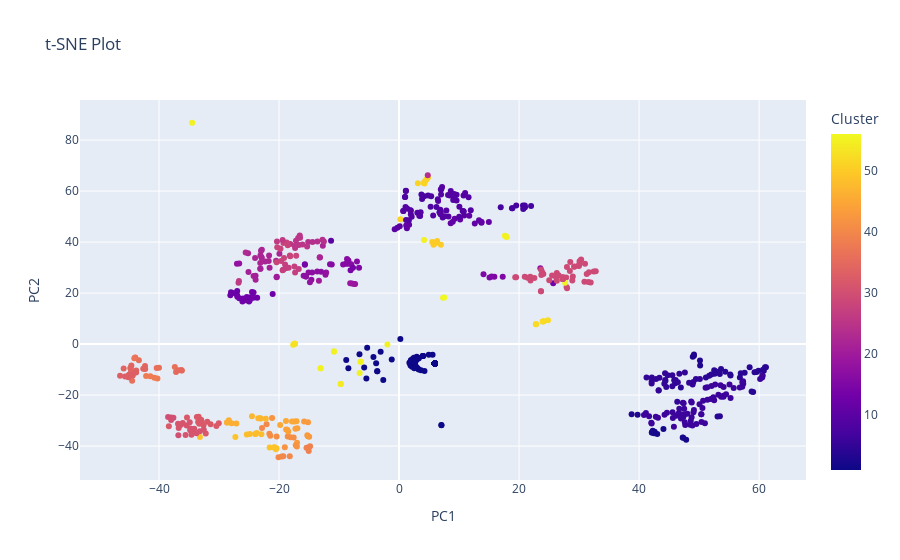

Notebook code cell kept with this figure:
### Markdown cell above
## Visualizing the clusters

### t-Distributed Stochastic Neighbor Embedding (manifold embedding technique)

t-Distributed Stochastic Neighbor Embedding (t-SNE) is a powerful dimensionality reduction technique used for visualizing high-dimensional data in lower-dimensional space. The main objectives of t-SNE are:
- Preservation of local structure (locality)
This means the points closer in high dimensional space should appear closer in a lower dimensional embedding.
- Robustness to noise and outliers
- Non linear embedding
Self explanatory. It captures complex non linear relationships in the data, suitable for visualization of intricate manifolds.
- Unsupervised learning

### Code cell
# Compute t-SNE embeddings
tsne = TSNE(n_components=2, random_state=42, perplexity=10)
X_tsne = tsne.fit_transform(pivot_combined.T)

pca_df = pd.DataFrame(data=X_tsne, 
                      columns=['PC1', 'PC2'], 
                      index = pivot_combined.T.index)

concat_df = pd.concat([pca_df, 
                       df.set_index("catalog_id")], 
                      ignore_index= False, 
                      axis=1)
concat_df = concat_df.rename(columns={0: 'Cluster'})
concat_df.index = concat_df.index.astype("str")

fig = px.scatter(concat_df, x='PC1', y='PC2', color='Cluster', title='t-SNE Plot')
fig

### Figure 1 — Plotly figure (JSON) as saved in the notebook; plotly's stock layout.template omitted (floating-point values rounded to 4 significant figures; data arrays with more than 128 entries replaced by an {"elided": "..."} marker saying what was removed)
{"data": [{"hovertemplate": "PC1=%{x}<br>PC2=%{y}<br>Cluster=%{marker.color}<extra></extra>", "legendgroup": "", "marker": {"color": {"elided": "872 int values"}, "coloraxis": "coloraxis", "symbol": "circle"}, "mode": "markers", "name": "", "orientation": "v", "showlegend": false, "type": "scatter", "x": {"elided": "872 float values"}, "xaxis": "x", "y": {"elided": "872 float values"}, "yaxis": "y"}], "layout": {"coloraxis": {"colorbar": {"title": {"text": "Cluster"}}, "colorscale": [[0, "#0d0887"], [0.1111, "#46039f"], [0.2222, "#7201a8"], [0.3333, "#9c179e"], [0.4444, "#bd3786"], [0.5556, "#d8576b"], [0.6667, "#ed7953"], [0.7778, "#fb9f3a"], [0.8889, "#fdca26"], [1, "#f0f921"]]}, "legend": {"tracegroupgap": 0}, "title": {"text": "t-SNE Plot"}, "xaxis": {"anchor": "y", "domain": [0, 1], "title": {"text": "PC1"}}, "yaxis": {"anchor": "x", "domain": [0, 1], "title": {"text": "PC2"}}}}
